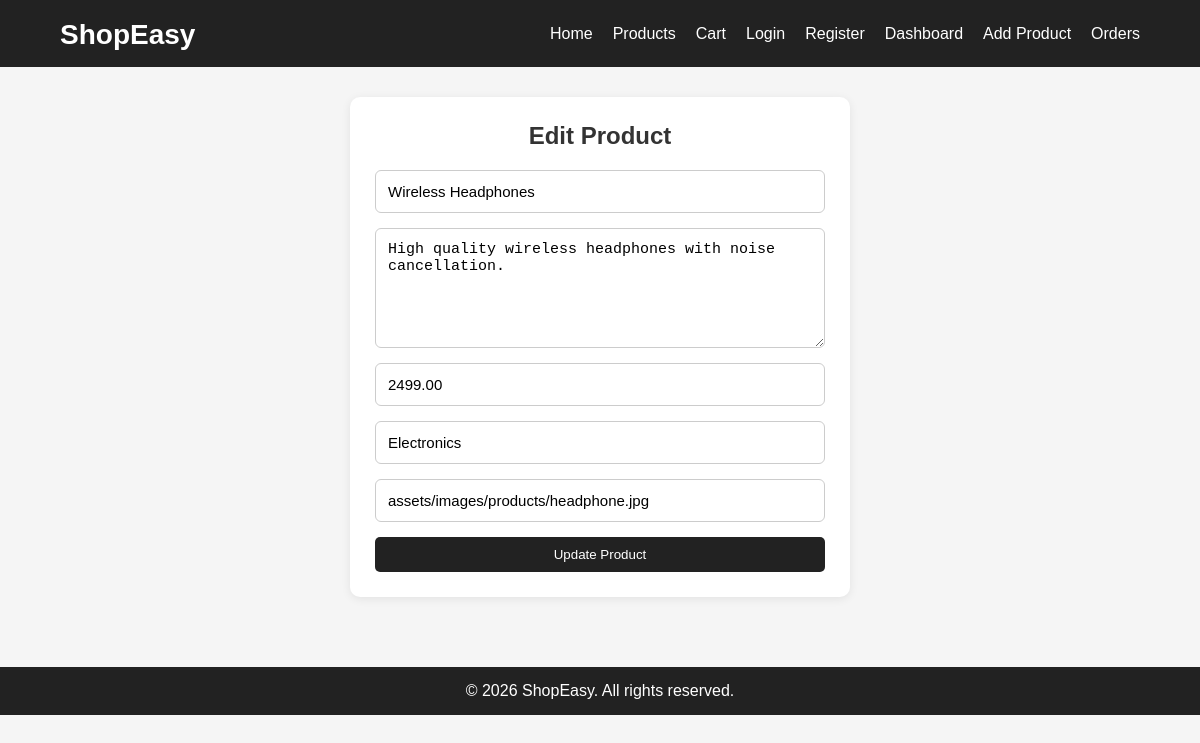
The page /admin/edit-product.php?id=1 on the database its author committed.
### tables this page shows
CREATE TABLE products (
    id INT AUTO_INCREMENT PRIMARY KEY,
    name VARCHAR(255) NOT NULL,
    description TEXT NOT NULL,
    price DECIMAL(10,2) NOT NULL,
    image VARCHAR(255) NOT NULL,
    category VARCHAR(100) NOT NULL,
    created_at TIMESTAMP DEFAULT CURRENT_TIMESTAMP
);

### admin/edit-product.php (the view, shortened to what this page needs)
<?php
include '../includes/db.php';
include '../includes/header.php';
$product_id = intval($_GET['id']);
$query = "SELECT * FROM products WHERE id = $product_id";
$result = mysqli_query($conn, $query);
$product = mysqli_fetch_assoc($result);
?>
<div class="form-container">
    <h2>Edit Product</h2>
    <form method="POST">
        <input type="text" name="name" value="<?php echo $product['name']; ?>" required>
        <textarea name="description" required><?php echo $product['description']; ?></textarea>
        <input type="number" step="0.01" name="price" value="<?php echo $product['price']; ?>" required>
        <input type="text" name="category" value="<?php echo $product['category']; ?>" required>
        <input type="text" name="image" value="<?php echo $product['image']; ?>" required>
        <button type="submit" class="btn">Update Product</button>
    </form>
</div>
<?php include '../includes/footer.php'; ?>

### assets/css/style.css (style rules this page uses)
* { margin: 0; padding: 0; box-sizing: border-box; }
body { font-family: Arial, sans-serif; background: #f5f5f5; color: #333; }
.btn { display: inline-block; background: #222; color: #fff; padding: 10px 18px; border-radius: 5px; border: none; cursor: pointer; transition: 0.3s; }
.form-container { max-width: 500px; background: #fff; margin: auto; padding: 25px; border-radius: 10px; box-shadow: 0 2px 10px rgba(0,0,0,0.08); }
.form-container h2 { text-align: center; margin-bottom: 20px; }
.form-container form { display: flex; flex-direction: column; gap: 15px; }
.form-container input, .form-container textarea { padding: 12px; border: 1px solid #ccc; border-radius: 6px; font-size: 15px; }
.form-container textarea { resize: vertical; min-height: 120px; }

### rows shown on the page
products: name "Wireless Headphones", description "High quality wireless headphones with noise cancellation.", price "2499.00", category "Electronics", image "assets/images/products/headphone.jpg"
